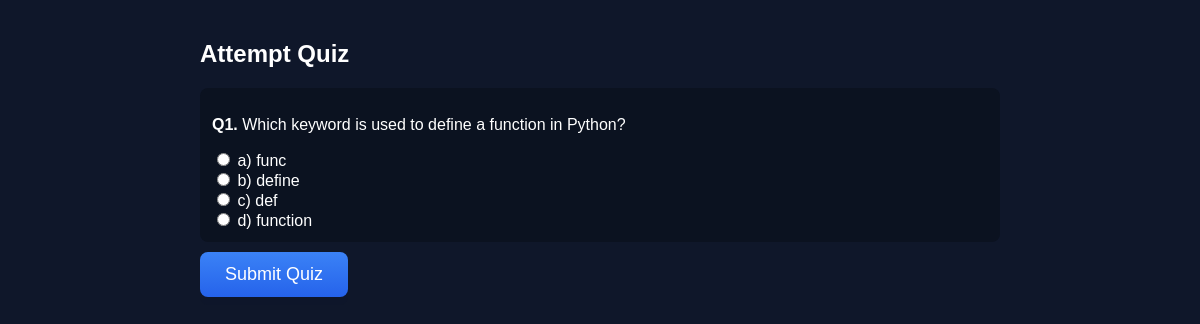
The app's page /take/2 with its own data.
### tables this page shows
CREATE TABLE questions(
        id INTEGER PRIMARY KEY AUTOINCREMENT,
        quiz_id INTEGER,
        text TEXT,
        opt1 TEXT, opt2 TEXT, opt3 TEXT, opt4 TEXT,
        correct INTEGER,
        weight INTEGER
    );

### app.py (the view)
@app.route("/take/<int:quiz_id>")
def take_quiz(quiz_id):
    conn = get_db()
    c = conn.cursor()
    c.execute("SELECT * FROM questions WHERE quiz_id=?", (quiz_id,))
    questions = c.fetchall()
    conn.close()
    random.shuffle(questions)
    return render_template("take_quiz.html", questions=questions, quiz_id=quiz_id)

### app.py (called while the page is built)
def get_db():
    conn = sqlite3.connect("database.db")
    return conn

### templates/take_quiz.html
{% extends "base.html" %}
{% block content %}
<div class="container" style="max-width:800px; margin:40px auto; text-align:left;">
<h2>Attempt Quiz</h2>
<form method="post" action="{{ url_for('submit_quiz', quiz_id=quiz_id) }}">
{% if questions %}
  {% for q in questions %}
  <div style="background:#0b1220; padding:12px; margin:10px 0; border-radius:8px;">
    <p><strong>Q{{ loop.index }}.</strong> {{ q[2] }}</p>
    <input type="radio" name="q{{ q[0] }}" value="0"> {{ q[3] }}<br>
    <input type="radio" name="q{{ q[0] }}" value="1"> {{ q[4] }}<br>
    <input type="radio" name="q{{ q[0] }}" value="2"> {{ q[5] }}<br>
    <input type="radio" name="q{{ q[0] }}" value="3"> {{ q[6] }}<br>
  </div>
  {% endfor %}
  <button class="btn-3d" type="submit">Submit Quiz</button>
{% else %}
  <p>No questions available in this quiz.</p>
{% endif %}
</form>
</div>
{% endblock %}

### templates/base.html (style rules this page uses)
body { font-family: Arial; background: #0f172a; color: white; text-align: center; }
.btn-3d { padding: 12px 25px; font-size: 18px; border: none; border-radius: 8px; background: linear-gradient(180deg,#3b82f6,#2563eb); color: white; box-shadow: 0px 8px rgba(15,23,42,0.5); cursor: pointer; transition: transform 0.12s ease, box-shadow 0.12s ease; }
.container { margin-top: 80px; }

### records on screen
questions: text "Which keyword is used to define a function in Python?", opt1 "a) func", opt2 "b) define", opt3 "c) def", opt4 "d) function"
